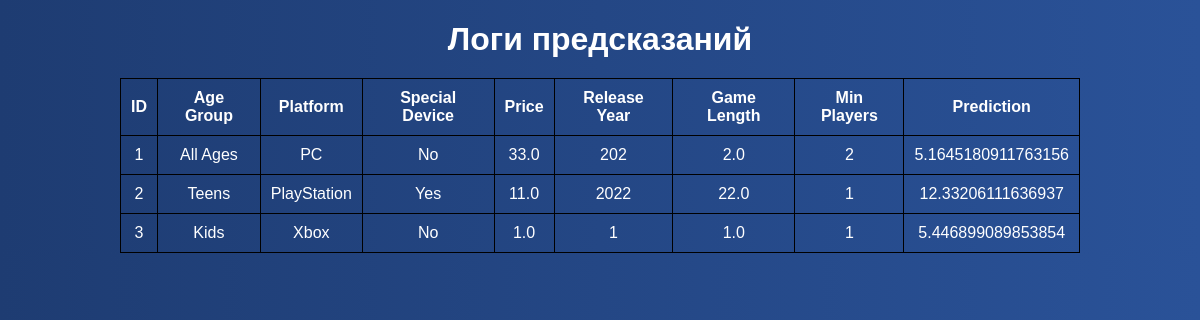
Page /logs on the committed database.
### tables this page shows
CREATE TABLE logs (
                id INTEGER PRIMARY KEY AUTOINCREMENT,
                age_group TEXT,
                platform TEXT,
                special_device TEXT,
                price REAL,
                release_year INTEGER,
                game_length REAL,
                min_players INTEGER,
                prediction REAL
            );

### app.py (the view)
@app.route('/logs')
def view_logs():
    db = get_db()
    cursor = db.cursor()
    cursor.execute('SELECT * FROM logs')
    logs = cursor.fetchall()
    return render_template('logs.html', logs=logs)

### app.py (called while the page is built)
def get_db():
    db = getattr(g, '_database', None)
    if db is None:
        db = g._database = sqlite3.connect(DATABASE)
    return db

@app.teardown_appcontext
def close_connection(exception):
    db = getattr(g, '_database', None)
    if db is not None:
        db.close()

### templates/logs.html (shortened to what this page needs)
<!DOCTYPE html>
<html lang="en">
<head>
</head>
<body>
    <h1>Логи предсказаний</h1>
    <table>
        <tr>
            <th>ID</th>
            <th>Age Group</th>
            <th>Platform</th>
            <th>Special Device</th>
            <th>Price</th>
            <th>Release Year</th>
            <th>Game Length</th>
            <th>Min Players</th>
            <th>Prediction</th>
        </tr>
        {% for log in logs %}
        <tr>
            {% for item in log %}
            <td>{{ item }}</td>
            {% endfor %}
        </tr>
        {% endfor %}
    </table>
</body>
</html>

### templates/logs.html (style rules this page uses)
body { font-family: Arial, sans-serif; margin: 0; padding: 0; display: flex; justify-content: center; flex-direction: column; background: linear-gradient(to right, #1e3c72, #2a5298); color: #fff; }
h1 { text-align: center; margin-bottom: 20px; font-size: 2rem; color: #fff; }
table { width: 80%; margin: 0 auto; border-collapse: collapse; }
table, th, td { border: 1px solid black; }
th, td { padding: 10px; text-align: center; }
h1 { text-align: center; }

### rows in the picture
logs: log "1" "202" "2", age_group "All Ages", platform "PC", special_device "No", price "33.0", game_length "2.0", prediction "5.1645180911763156"
logs: log "2" "1", age_group "Teens", platform "PlayStation", special_device "Yes", price "11.0", release_year "2022", game_length "22.0", prediction "12.33206111636937"
logs: log "3" "1" "1", age_group "Kids", platform "Xbox", special_device "No", price "1.0", game_length "1.0", prediction "5.446899089853854"
